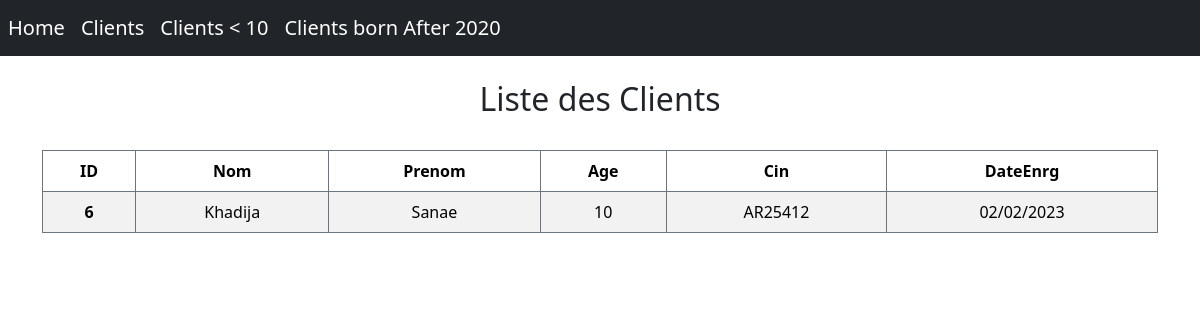
Page /client10 on the committed database.
### client/models.py (models this page shows)
class Client(models.Model):
    nom = models.CharField(max_length=50)
    prenom = models.CharField(max_length=50)
    age = models.IntegerField()
    cin = models.CharField(max_length=12)
    dateEnrg = models.DateField(blank=True, null=True)

### client/views.py (the view)
# urls.py: path("client10", client_view_10, name="client10"),
def client_view_10(request):
    clients = Client.objects.all()
    context = {
        "clients": clients
    }
    return render(request, 'LesClient10.html', context)

### templates/LesClient10.html
{% extends 'home.html' %}
{% block content %}
<div class='sub-container'>
    <h2 class="text-center">Liste des Clients</h2>
    <br/>
    <table class="table table-striped table-bordered border-secondary rounded text-center">
        <thead>
          <tr>
            <th scope="col">ID</th>
            <th scope="col">Nom</th>
            <th scope="col">Prenom</th>
            <th scope="col">Age</th>
            <th scope="col">Cin</th>
            <th scope="col">DateEnrg</th>
          </tr>
        </thead>
        <tbody>
            {% for client in clients %}
            {% if client.age == 10 %}
          <tr>
            <th scope="row">{{ client.id }}</th>
            <td>{{ client.nom }}</td>
            <td>{{ client.prenom }}</td>
            <td>{{ client.age }}</td>
            <td>{{ client.cin }}</td>
            <td>{{ client.dateEnrg|date:"d/m/o"}}</td>
          </tr>
          {% endif %}
          {% endfor %}
        </tbody>
      </table>
</div>
{% endblock %}

### rows in the picture
Client: id "6", nom "Khadija", prenom "Sanae", age "10", cin "AR25412", dateEnrg "02/02/2023"
